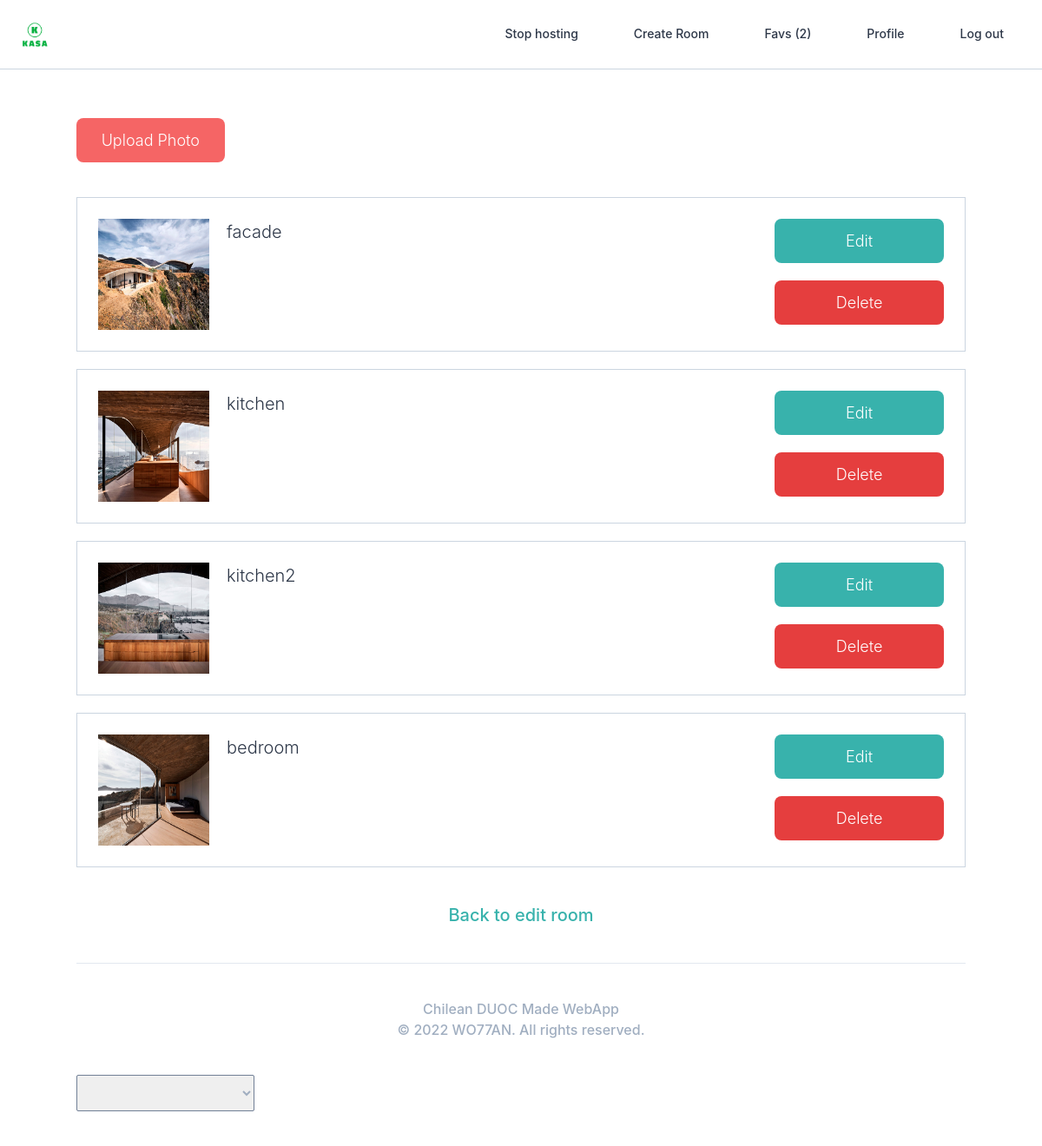
Screenshot of /rooms/87/photos/ (signed in) with the database file from the repository.
### users/models.py (models this page shows, shortened)
class User(AbstractUser):
    GENDER_MALE = "male"
    GENDER_FEMALE = "female"
    GENDER_OTHER = "other"
    GENDER_CHOICES = (
        (GENDER_MALE, _("Male")),
        (GENDER_FEMALE, _("Female")),
        (GENDER_OTHER, _("Other")),
    )
    LANGUAGE_ENGLISH = "en"
    LANGUAGE_SPANISH = "es"
    LANGUAGE_CHOICES = (
        (LANGUAGE_ENGLISH, _("English")),
        (LANGUAGE_SPANISH, _("Spanish")),
    )
    CURRENCY_USD = "usd"
    CURRENCY_CLP = "clp"
    CURRENCY_CHOICES = ((CURRENCY_USD, "USD"), (CURRENCY_CLP, "CLP"))
    LOGIN_EMAIL = "email"
    LOGIN_GITHUB = "github"
    LOGIN_CHOICES = (
        (LOGIN_EMAIL, "Email"),
        (LOGIN_GITHUB, "Github"),
    )
    first_name = models.CharField(
        _("first name"), max_length=30, blank=True, default=""
    )
    avatar = models.ImageField(upload_to="avatars", blank=True)
    gender = models.CharField(
        _("gender"), choices=GENDER_CHOICES, max_length=10, blank=True
    )
    bio = models.TextField(_("bio"), blank=True,help_text=_("Tell us about yourself"))
    birthdate = models.DateField(blank=True, null=True, help_text="YYYY-MM-DD")
    language = models.CharField(
        _("language"),
        choices=LANGUAGE_CHOICES,
        max_length=2,
        blank=True,
        default=LANGUAGE_ENGLISH,
    )
    currency = models.CharField(
        choices=CURRENCY_CHOICES, max_length=3, blank=True, default=CURRENCY_CLP
    )
    superhost = models.BooleanField(default=False)
    email_verified = models.BooleanField(default=False)
    email_secret = models.CharField(max_length=20, default="", blank=True)
    login_method = models.CharField(
        max_length=50, choices=LOGIN_CHOICES, default=LOGIN_EMAIL
    )
    objects = core_managers.CustomUserManager()
    def get_absolute_url(self):
        return reverse("users:profile", kwargs={"pk": self.pk})

### lists/models.py (models this page shows, shortened)
class List(core_models.TimeStampedModel):
    name = models.CharField(max_length=80)
    user = models.OneToOneField(
        "users.User", related_name="list", on_delete=models.CASCADE
    )
    rooms = models.ManyToManyField("rooms.Room", related_name="lists", blank=True)
    def count_rooms(self):
        return self.rooms.count()
    count_rooms.short_description = "Number of Rooms"

### rooms/models.py (models this page shows, shortened)
class Photo(core_models.TimeStampedModel):
    caption = models.CharField(max_length=80)
    file = models.ImageField(upload_to="room_photos")
    room = models.ForeignKey("Room", related_name="photos", on_delete=models.CASCADE)

### rooms/views.py (the view)
# urls.py: path("<int:pk>/photos/", views.RoomPhotosView.as_view(), name="photos"),
class RoomPhotosView(user_mixins.LoggedInOnlyView, DetailView):
    model = models.Room
    template_name = "rooms/room_photos.html"
    def get_object(self, queryset=None):
        room = super().get_object(queryset=queryset)
        if room.host.pk != self.request.user.pk:
            raise Http404()
        return room

### templates/rooms/room_photos.html (shortened to what this page needs)
{% extends "base.html" %}
{% block content %}
    <div class="container mx-auto my-10 flex flex-col">
        <div class="my-10 w-full">
            <a href="{% url 'rooms:add-photo' room.pk %}" class="btn-link w-1/6 block">Upload Photo</a>
        </div>
        {% for photo in room.photos.all  %}
            <div class="mb-5 border p-6 border-gray-400 flex justify-between">
                <div class="flex items-start">
                    <img src="{{photo.file.url}}" class="w-32 h-32" />
                    <span class="ml-5 text-xl">{{photo.caption}}</span>
                </div>
                <div class="flex flex-col w-1/5">
                    <a class="btn-link mb-5 bg-teal-500" href="{% url 'rooms:edit-photo' room.pk photo.pk %}">Edit</a>
                    <a class="btn-link bg-red-600" href="{% url 'rooms:delete-photo' room.pk photo.pk %}">Delete</a>
                </div>
            </div>
        {% endfor %}
        <div class="flex justify-center mt-5">
            <a href="{% url 'rooms:edit' room.pk %}" class="text-teal-500 font-medium text-xl">Back to edit room</a>
        </div>
    </div>
{% endblock content %}

### templates/partials/nav.html
{% load i18n %}
<ul class="flex items-center text-sm font-medium h-full">
    {% if user.is_authenticated %}
        <li class="nav_link">
            <a href="{% url 'users:switch-hosting' %}">
                {% if request.session.is_hosting %}
                    {% trans "Stop hosting" %}
                {% else %}
                    {% trans "Start hosting" %}
                {% endif %}
            </a>
        </li>
        {% if request.session.is_hosting %}
            <li class="nav_link"><a href="{% url 'rooms:create' %}">{% trans "Create Room" %}</a></li>
        {% endif %}
        <li class="nav_link"><a href="{% url 'lists:see-favs' %}">{% trans "Favs" %} ({{user.list.rooms.count}})</a></li>
        <li class="nav_link"><a href="{{user.get_absolute_url}}">{% trans "Profile" %}</a></li>
        <li class="nav_link"><a href="{% url "users:logout" %}">{% trans "Log out" %}</a></li>
    {% else %}
        <li class="nav_link"><a href="{% url "users:login" %}">{% trans "Log in" %}</a></li>
        <li class="nav_link"><a href="{% url "users:signup" %}">{% trans "Sign up" %}</a></li>
    {% endif %}
</ul>

### rows the page displays
User: list.rooms.count "2"
Photo: file (picture), caption "facade"
Photo: file (picture), caption "kitchen"
Photo: file (picture), caption "kitchen2"
Photo: file (picture), caption "bedroom"
